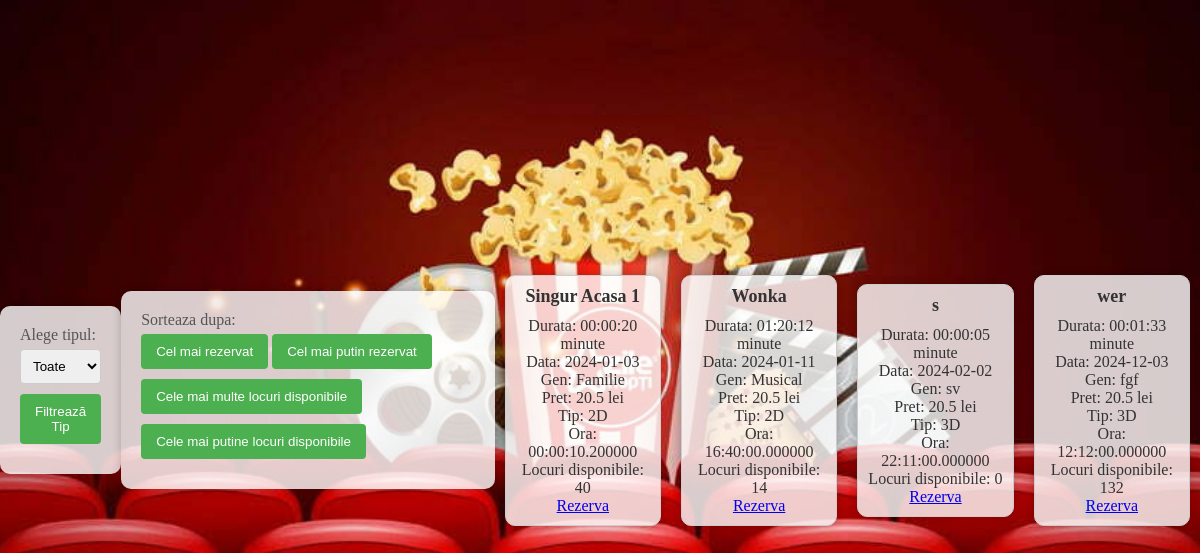
Page /pagina2.php on the committed database.
### tables this page shows
CREATE TABLE `difuzarefilm` (
  `DifuzareID` int(11) NOT NULL,
  `TipFilmID` int(11) NOT NULL,
  `FilmID` int(11) NOT NULL,
  `Data` date NOT NULL,
  `Ora` time(6) NOT NULL
);

CREATE TABLE `film` (
  `FilmID` int(11) NOT NULL,
  `Denumire` varchar(200) NOT NULL,
  `Durata` time NOT NULL,
  `NumarLocuri` int(200) NOT NULL,
  `Categorie` varchar(200) NOT NULL
);

CREATE TABLE `tipfilm` (
  `TipFilmID` int(11) NOT NULL,
  `Tip` varchar(10) NOT NULL DEFAULT '2D'
);

### pagina2.php (the view, shortened to what this page needs)
<!DOCTYPE html>
<html lang="en">
<head>
</head>
<body>
    <form id="filter-form" action="" method="get">
        <label for="tip">Alege tipul:</label>
        <select name="tip" id="tip">
            <option value="">Toate</option>
        </select>
        <button type="submit">Filtrează Tip</button>
    </form>
    <form id="special-buttons-form" action="" method="get">
    <label for="submit">Sorteaza dupa:</label>
        <button type="submit" name="special" value="Cel mai rezervat">Cel mai rezervat</button>
        <button type="submit" name="special" value="Cel mai putin rezervat">Cel mai putin rezervat</button>
        <button type="submit" name="special" value="Cele mai multe locuri disponibile">Cele mai multe locuri disponibile</button>
        <button type="submit" name="special" value="Cele mai putine locuri disponibile">Cele mai putine locuri disponibile</button>
    </form>
    <?php
function getQueryResults($con, $query, $message) {
    $result = mysqli_query($con, $query);
    return $result;
}
$con = connect_to_db();
$queryFilme = "SELECT film.*, tipfilm.Tip, difuzarefilm.DifuzareID, difuzarefilm.Data, difuzarefilm.Ora,
                (film.NumarLocuri - COUNT(rezervare.RezervareID)) AS LocuriDisponibile
                FROM difuzarefilm
                LEFT JOIN tipfilm ON difuzarefilm.TipFilmID = tipfilm.TipFilmID
                LEFT JOIN film ON film.FilmID = difuzarefilm.FilmID
                LEFT JOIN rezervare ON rezervare.DifuzareID = difuzarefilm.DifuzareID";
$queryFilme .= " GROUP BY difuzarefilm.DifuzareID";
if (isset($_GET['special'])) {
    $specialType = mysqli_real_escape_string($con, $_GET['special']);
    switch ($specialType) {
        case 'Cel mai rezervat':
            $querySpecial = "SELECT film.*, (SELECT COUNT(rezervare.RezervareID)
                                    FROM difuzarefilm
                                    LEFT JOIN rezervare ON difuzarefilm.DifuzareID = rezervare.DifuzareID
                                    WHERE film.FilmID = difuzarefilm.FilmID) AS NumarRezervari
                            FROM film
                            ORDER BY NumarRezervari DESC";
            break;
        case 'Cel mai putin rezervat':
            $querySpecial = "SELECT film.*, (SELECT COUNT(rezervare.RezervareID)
                                             FROM difuzarefilm
                                            LEFT JOIN rezervare ON difuzarefilm.DifuzareID = rezervare.DifuzareID
                                            WHERE film.FilmID = difuzarefilm.FilmID) AS NumarRezervari
                            FROM film
                            ORDER BY NumarRezervari ASC";
            break;
        case 'Cele mai multe locuri disponibile':
            $querySpecial = "SELECT film.*, difuzarefilm.DifuzareID, difuzarefilm.Data, difuzarefilm.Ora,(film.NumarLocuri - COUNT(rezervare.RezervareID)) AS LocuriDisponibile
                            FROM film
                            LEFT JOIN difuzarefilm ON film.FilmID = difuzarefilm.FilmID
                            LEFT JOIN rezervare ON difuzarefilm.DifuzareID = rezervare.DifuzareID
                            GROUP BY film.FilmID, difuzarefilm.DifuzareID
                            ORDER BY LocuriDisponibile DESC";
            break;
        case 'Cele mai putine locuri disponibile':
            $querySpecial = "SELECT film.*, difuzarefilm.DifuzareID, difuzarefilm.Data, difuzarefilm.Ora,(film.NumarLocuri - COUNT(rezervare.RezervareID)) AS LocuriDisponibile
            FROM film
            LEFT JOIN difuzarefilm ON film.FilmID = difuzarefilm.FilmID
            LEFT JOIN rezervare ON difuzarefilm.DifuzareID = rezervare.DifuzareID
            GROUP BY film.FilmID, difuzarefilm.DifuzareID
            ORDER BY LocuriDisponibile ASC";
            break;
        default:
            break;
    }
    $resultSpecial = getQueryResults($con, $querySpecial, $specialType);
    while ($row = mysqli_fetch_assoc($resultSpecial)) {
        echo '<div class="film-box">';
        echo '    <div class="film-title">' . $row['Denumire'] . '</div>';
        echo '    Durata: ' . $row['Durata'] . ' minute<br>';
        echo '    Data: ' . $row['Data'] . ' <br>';
        echo '    Gen: ' . $row['Categorie'] . '<br>';
        echo '    Pret: 20.5 lei<br>';
        echo '    Tip: ' . $row['Tip'] . '<br>';
        echo '    Ora: ' . $row['Ora'] . '<br>';
        echo '    Locuri disponibile: ' . $row['LocuriDisponibile'] . '<br>';
        echo '    <a href="proceseaza_rezervare.php?difuzare_id=' . $row['DifuzareID'] . '">Rezerva</a>';
        echo '</div>';
    }
} else {
    $resultFilme = getQueryResults($con, $queryFilme, "Lista filme");
    while ($row = mysqli_fetch_assoc($resultFilme)) {
        echo '<div class="film-box">';
        echo '    <div class="film-title">' . $row['Denumire'] . '</div>';
        echo '    Durata: ' . $row['Durata'] . ' minute<br>';
        echo '    Data: ' . $row['Data'] . ' <br>';
        echo '    Gen: ' . $row['Categorie'] . '<br>';
        echo '    Pret: 20.5 lei<br>';
        echo '    Tip: ' . $row['Tip'] . '<br>';
        echo '    Ora: ' . $row['Ora'] . '<br>';
        echo '    Locuri disponibile: ' . $row['LocuriDisponibile'] . '<br>';
        echo '    <a href="proceseaza_rezervare.php?difuzare_id=' . $row['DifuzareID'] . '">Rezerva</a>';
        echo '</div>';
    }
}
?>
</body>
</html>

### pagina2.php (style rules this page uses)
body { background-image: url('cinema.jpg'); background-size: cover; background-position: center; margin: 0; display: flex; align-items: center; justify-content: center; height: 100vh; }
form { background-color: rgba(255, 255, 255, 0.8); padding: 20px; border-radius: 10px; box-shadow: 0 0 10px rgba(0, 0, 0, 0.2); margin-bottom: 20px; }
label { display: block; margin-bottom: 5px; color: #555; }
input, select { width: 100%; padding: 8px; margin-bottom: 10px; box-sizing: border-box; border: 1px solid #ccc; border-radius: 4px; }
button { background-color: #4caf50; color: white; padding: 10px 15px; border: none; border-radius: 4px; cursor: pointer; margin-bottom: 10px; }
.film-box { border: 1px solid #ccc; padding: 10px; margin: 10px; width: 300px; background-color: rgba(255, 255, 255, 0.8); border-radius: 10px; box-shadow: 0 0 10px rgba(0, 0, 0, 0.2); text-align: center; color: #333; }
.film-title { font-size: 18px; font-weight: bold; margin-bottom: 10px; }

### rows in the picture
difuzarefilm: FilmID.Denumire "Singur Acasa 1", FilmID.Durata "00:00:20", Data "2024-01-03", FilmID.Categorie "Familie", TipFilmID.Tip "2D", Ora "00:00:10.200000", LocuriDisponibile "40"
difuzarefilm: FilmID.Denumire "Wonka", FilmID.Durata "01:20:12", Data "2024-01-11", FilmID.Categorie "Musical", TipFilmID.Tip "2D", Ora "16:40:00.000000", LocuriDisponibile "14"
difuzarefilm: FilmID.Denumire "s", FilmID.Durata "00:00:05", Data "2024-02-02", FilmID.Categorie "sv", TipFilmID.Tip "3D", Ora "22:11:00.000000", LocuriDisponibile "0"
difuzarefilm: FilmID.Denumire "wer", FilmID.Durata "00:01:33", Data "2024-12-03", FilmID.Categorie "fgf", TipFilmID.Tip "3D", Ora "12:12:00.000000", LocuriDisponibile "132"
